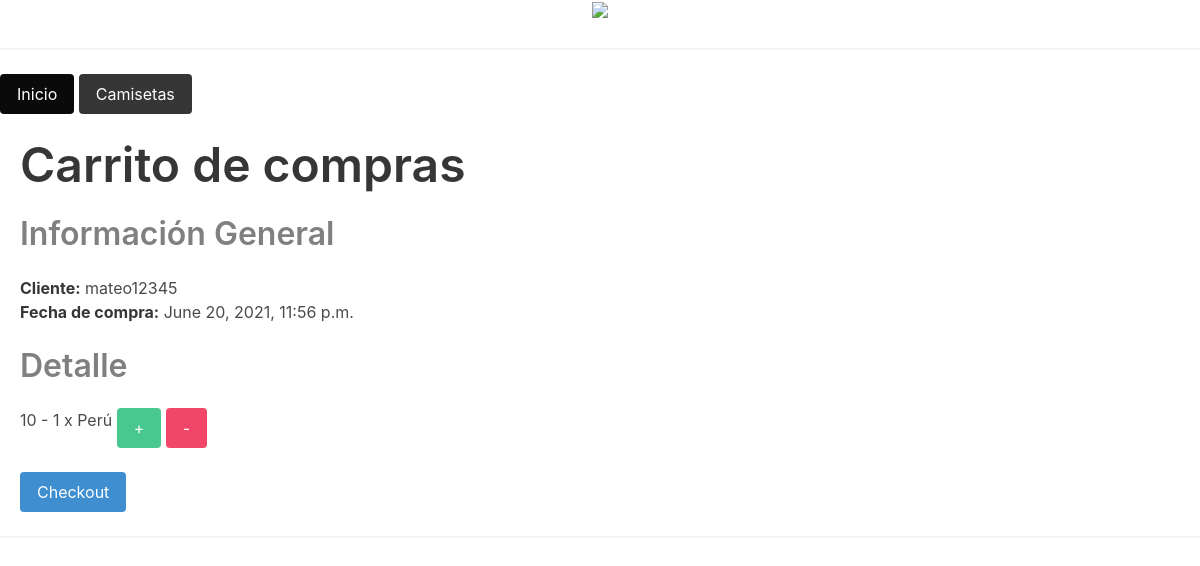
Page /carrito/ (signed in) on the earlier database version.
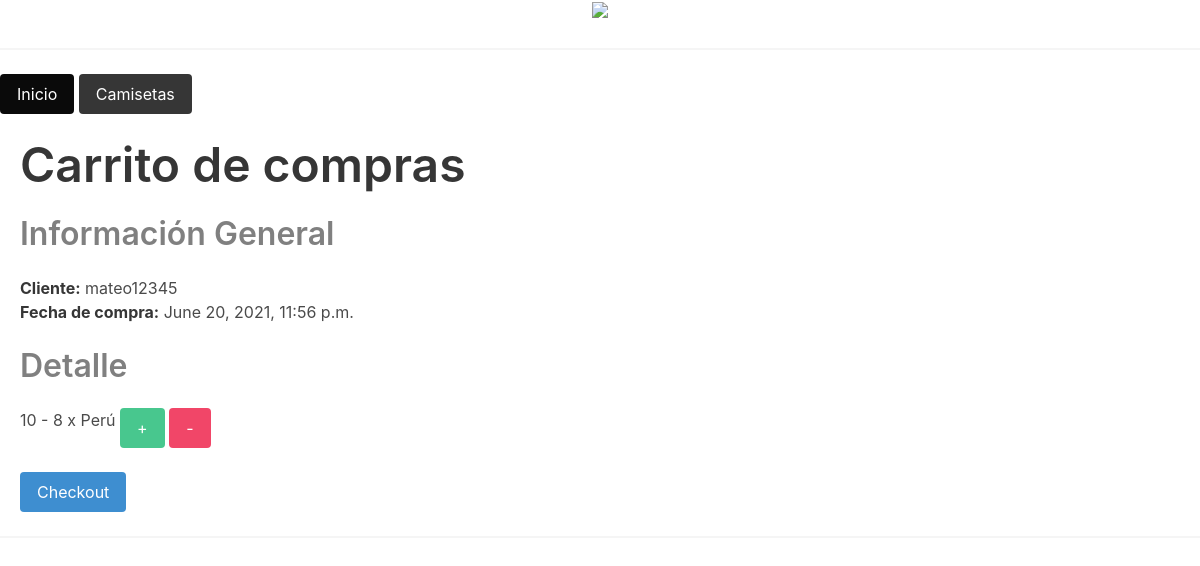
Same page on the later database version.
### main/models.py (models this page shows, shortened)
class DetallePedido(models.Model):
    producto = models.ForeignKey('Producto', on_delete=models.CASCADE)
    pedido = models.ForeignKey('Pedido', on_delete=models.CASCADE, null=True)
    cantidad = models.IntegerField(blank=True, null=True)
    def __str__(self):
        return f'{self.pedido.id} - {self.cantidad} x {self.producto.nombre}'

class Pedido(models.Model):
    cliente = models.ForeignKey('Cliente', on_delete=models.CASCADE, null=True)
    repartidor = models.ForeignKey('Colaborador', on_delete=models.SET_NULL, null=True)
    ubicacion = models.ForeignKey('Localizacion', on_delete=models.SET_NULL, null=True)
    fecha_creacion = models.DateTimeField(auto_now=True)
    fecha_entrega = models.DateTimeField(blank=True, null=True)
    estado = models.CharField(max_length=3)
    direccion_entrega = models.CharField(max_length=100, blank=True, null=True)
    tarifa = models.FloatField(blank=True, null=True)

class Producto(models.Model):
    categoria = models.ForeignKey('Categoria', on_delete=models.SET_NULL, null=True)
    proveedor = models.ForeignKey('Proveedor', on_delete=models.SET_NULL, null=True)
    nombre = models.CharField(max_length=40)
    descripcion = models.TextField()
    precio = models.FloatField()
    estado = models.CharField(max_length=3)
    descuento = models.FloatField(default=0)

### main/views.py (the view)
# urls.py: path('carrito/', views.PedidoDetailView.as_view(), name='pedido-detail'),
class PedidoDetailView(DetailView):
    model = Pedido
    def get_object(self):
        user_profile = Profile.objects.get(user=self.request.user)
        cliente = Cliente.objects.get(user_profile=user_profile)
        pedido  = Pedido.objects.get(cliente=cliente, estado='EP')
        return pedido
    def get_context_data(self, **kwargs):
        context = super().get_context_data(**kwargs)
        context['detalles'] = context['object'].detallepedido_set.all()
        return context

### main/templates/main/pedido_detail.html (shortened to what this page needs)
{% extends "base.html" %}
{% block content %}
<ul>
  <a href="{% url 'home' %}" class="button is-black">Inicio</a>
  <a href="{% url 'producto-list' %}" class="button is-dark">Camisetas</a>
</ul>
<br>
<h3 class="title is-1"> Carrito de compras </h3>
    <div class="block">
        <h5 class="title is-3" style="color:grey"> Información General </h5>
            <ul>
              <li><strong>Cliente:</strong> {{ object.cliente.user_profile.user.get_username }} </li>
              <li> <strong>Fecha de compra:</strong> {{ object.fecha_creacion }}</li>
            </ul>
    </div>
    <div class="block">
        <h5 class="title is-3" style="color:grey"> Detalle </h5>
            <ul>
              {% for detalle in detalles %}
                <li>
                  {{ detalle }}
                  <a href="{% url 'add-to-cart' product_pk=detalle.producto.pk %}" class="button is-success">
                    +
                  </a>
                  <a href="{% url 'remove-from-cart' product_pk=detalle.producto.pk %}" class="button is-danger">
                    -
                  </a>
                </li>
              {% endfor %}
            </ul>
        <br>
    <a href="{% url 'pedido-update' pk=object.pk %}" class='button is-info'>
      Checkout
    </a>
    </div>
    <hr>
{% endblock %}

Differences in the rows shown:
changed DetallePedido: pedido+cantidad+producto "10 - 1 x Perú" → "10 - 8 x Perú"
